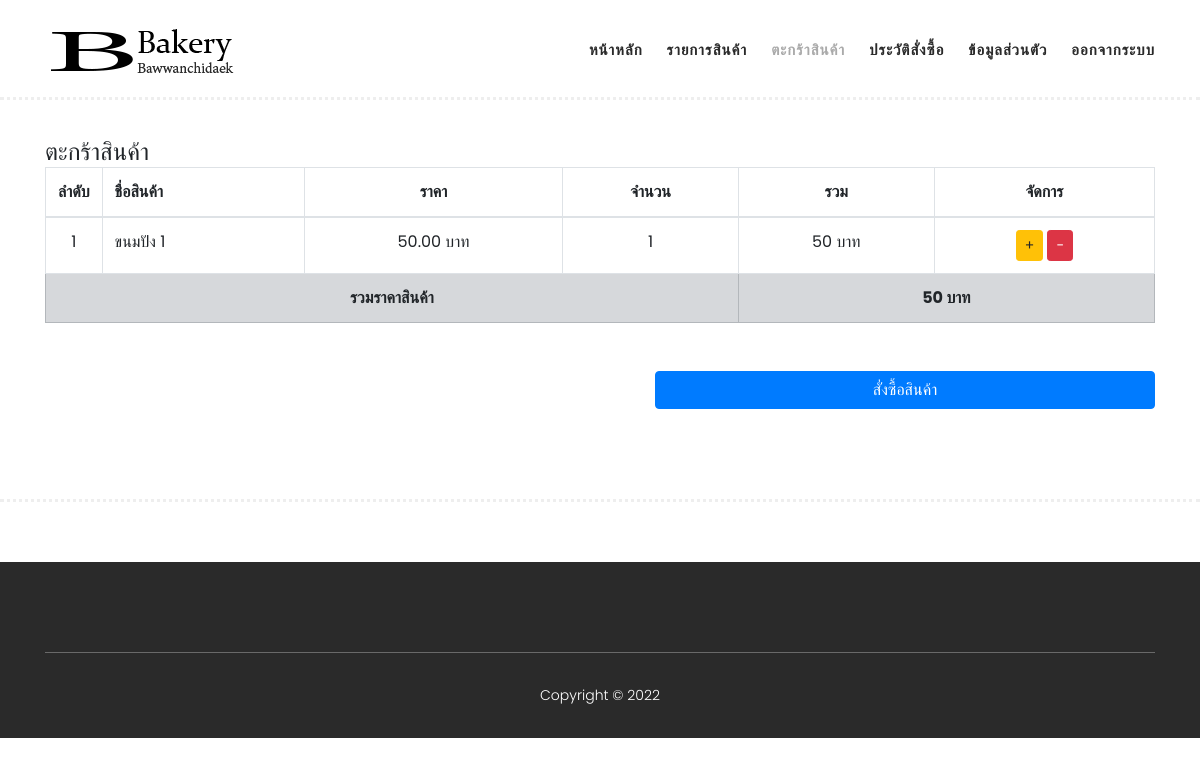
The page /carts.php (signed in) on the database its author committed.
### tables this page shows
CREATE TABLE `tbl_carts` (
  `CART_ID` bigint(20) NOT NULL,
  `USER_ID` bigint(20) NOT NULL,
  `PRO_ID` bigint(20) NOT NULL,
  `CART_NUMBER` int(11) NOT NULL DEFAULT 1,
  `CART_STAMP` timestamp NOT NULL DEFAULT current_timestamp(),
  `CART_PRICE` decimal(10,2) DEFAULT 0.00
);

CREATE TABLE `tbl_products` (
  `PRO_ID` bigint(20) NOT NULL,
  `PRO_NAME` varchar(50) DEFAULT NULL,
  `PRO_PRICE` decimal(10,2) DEFAULT NULL,
  `PRO_STAMP` timestamp NOT NULL DEFAULT current_timestamp(),
  `PRO_DETAILS` text DEFAULT NULL,
  `PRO_PHOTO` varchar(100) DEFAULT NULL,
  `USER_ID` bigint(20) DEFAULT NULL,
  `PRO_DELETE` enum('1') DEFAULT NULL,
  `PRO_STATUS` enum('1','0') NOT NULL DEFAULT '1',
  `PRO_GROUP_NAME` varchar(50) DEFAULT NULL,
  `PRO_STOCK` int(11) NOT NULL DEFAULT 0
);

### inc/inc-html.php (called while the page is built, shortened)
<?php
$gUSER_ID = $_SESSION["USER"]['USER_ID'];

### carts.php (the view, shortened to what this page needs)
<?php include_once('./inc/inc-html.php') ?>
<!DOCTYPE html>
<html lang="th">
<head>
    <?php include_once('./inc/head.php') ?>
</head>
<body>
    <?php include_once('./inc/header.php') ?>
    <section class="section  mt-5" id="men">
        <div class="container <?= isset($_GET["order"]) && $_GET["order"] == 'true' ? "d-none" : ""; ?> ">
            <h4>
                ตะกร้าสินค้า
            </h4>
            <table class="table table-bordered" id="ff">
                <thead>
                    <tr>
                        <th style="width: 1%;">ลำดับ</th>
                        <th class="text-start">ชื่อสินค้า</th>
                        <th class="text-center">ราคา</th>
                        <th class="text-center">จำนวน</th>
                        <th class="text-center">รวม</th>
                        <th class="text-center">จัดการ</th>
                    </tr>
                </thead>
                <tbody>
                    <?php
                    $query_all = $conn->query("SELECT * FROM `tbl_carts` INNER JOIN tbl_products ON tbl_carts.PRO_ID = tbl_products.PRO_ID WHERE tbl_carts.USER_ID= '$gUSER_ID' AND tbl_products.PRO_DELETE IS NULL;", MYSQLI_ASSOC)->fetch_all(MYSQLI_ASSOC);
                    $price_sum = 0;
                    ?>
                    <?php foreach ($query_all as $key => $item): ?>
                        <tr>
                            <td class="text-center" style="width: 1%;"><?= $key + 1; ?></td>
                            <td class="text-start"><?= $item['PRO_NAME']; ?></td>
                            <td class="text-center"><?= $item['CART_PRICE']; ?> บาท</td>
                            <td class="text-center"><?= $item['CART_NUMBER']; ?> </td>
                            <td class="text-center"><?= $item['CART_PRICE'] * $item['CART_NUMBER']; ?> บาท</td>
                            <td class="text-center">
                                <button class="btn btn-sm btn-warning" onclick="addToCart('<?= $item['CART_ID'] ?>','add')">
                                    +
                                </button>
                                <button class="btn btn-sm btn-danger"
                                    onclick="addToCart('<?= $item['CART_ID'] ?>','delete')">
                                    -
                                </button>
                            </td>
                        </tr>
                        <?php $price_sum += $item['CART_PRICE'] * $item['CART_NUMBER']; ?>
                    <?php endforeach ?>
                    <tr class="table-secondary">
                        <td class="text-center" colspan="4"><b>รวมราคาสินค้า</b></td>
                        <td class="text-center" colspan="2"><b><?= $price_sum; ?> บาท</b></td>
                    </tr>
                </tbody>
            </table>
            <div class="d-flex justify-content-end mt-5 ">
                <button onclick="orderSuccess()" style="width: 500px;" class="btn btn-mg btn-primary"> สั่งซื้อสินค้า
                </button>
            </div>
        </div>
    </section>
    <?php include_once('./inc/footer.php'); ?>
</body>
</html>

### assets/css/templatemo-hexashop.css (style rules this page uses)
html, body, div, span, applet, object, iframe, h1, h2, h3, h4, h5, h6, p, blockquote, div pre, a, abbr, acronym, address, big, cite, code, del, dfn, em, font, img, ins, kbd, q, s, samp, small, strike, strong, sub, sup, tt, var, b, u, i, center, dl, dt, dd, ol, ul, li, figure, header, nav, section, article, aside, footer, figcaption { margin: 0; padding: 0; border: 0; outline: 0; }
header, nav, section, article, aside, footer, hgroup { display: block; }
* { box-sizing: border-box; }
html, body { font-family: 'Poppins', sans-serif; font-weight: 400; background-color: #fff; font-size: 16px; -ms-text-size-adjust: 100%; -webkit-font-smoothing: antialiased; -moz-osx-font-smoothing: grayscale; }
h1, h2, h3, h4, h5, h6 { margin-top: 0px; margin-bottom: 0px; }
html, body { background: #fff; font-family: 'Poppins', sans-serif; }
#men { padding-top: 90px; padding-bottom: 90px; border-bottom: 3px dotted #eee; }

### rows shown on the page
tbl_carts: PRO_ID.PRO_NAME "ขนมปัง 1", CART_PRICE "50.00", CART_NUMBER "1", $item['CART_PRICE'] * $item['CART_NUMBER'] "50"

### other values the page prints
$price_sum "50"
